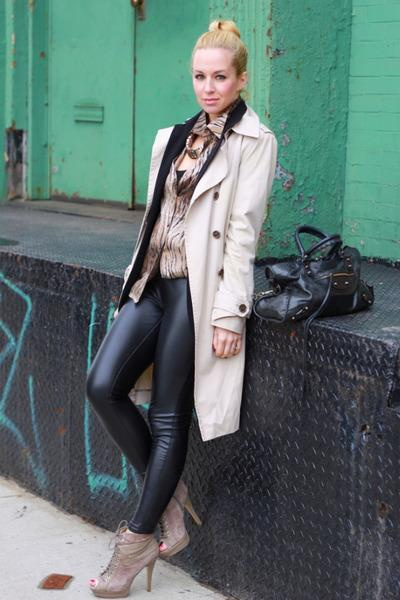
#> input picture MSD/sample_testset/images/00c58d88-53e0-5314-947d-4763004df6df.jpg, 400 x 600 px, given in place of 5f9782a4-58a0-5f0d-b38e-b9a2d4a406b9.jpg, which was not available
$ jupyter execute ORB.ipynb   (shell and % lines are left out)   (older library calls are emulated)
#> lines starting #> are read from the running program, lines starting #| are printed output that depends on the picture; after the words box and inside, x2 and y2 are one past the last pixel; in counts of white or black regions, pixels touching at a corner belong together; long printed decimals are rounded; pictures that were not available may be replaced by others from this repository, and a replacement may not be noted
[cell 1]
import cv2
import matplotlib.pyplot as plt

[cell 2]
plt.rcParams['figure.figsize'] = [20,10]

[cell 3]
# Set the default figure size
plt.rcParams['figure.figsize'] = [14.0, 7.0]

# Load the training image
image1 = cv2.imread('./MSD/sample_testset/crops/5f9782a4-58a0-5f0d-b38e-b9a2d4a406b9.jpg')
#> image1 is the input picture: shape (600, 400, 3); mean B, G, R 110, 113.3, 93

# Load the query image
image2 = cv2.imread('./MSD/sample_testset/images/5a3df8d7-e26d-47a1-a467-77c8a19af8b8.jpg')
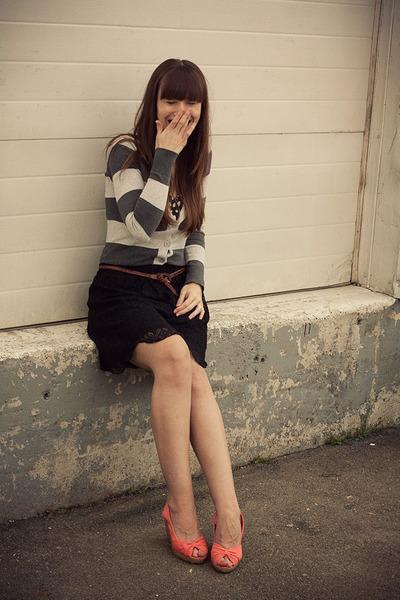
#> input picture MSD/sample_testset/images/5a3df8d7-e26d-47a1-a467-77c8a19af8b8.jpg, 400 x 600 px
#> image2 is the input picture: shape (600, 400, 3); mean B, G, R 107.6, 127.3, 145.1
""
# Convert the training image to RGB
training_image = cv2.cvtColor(image1, cv2.COLOR_BGR2RGB)

# Convert the query image to RGB
query_image = cv2.cvtColor(image2, cv2.COLOR_BGR2RGB)

# Display the images
plt.subplot(121)
plt.imshow(training_image)
plt.title('Training Image')
plt.subplot(122)
plt.imshow(query_image)
plt.title('Query Image')
plt.show()
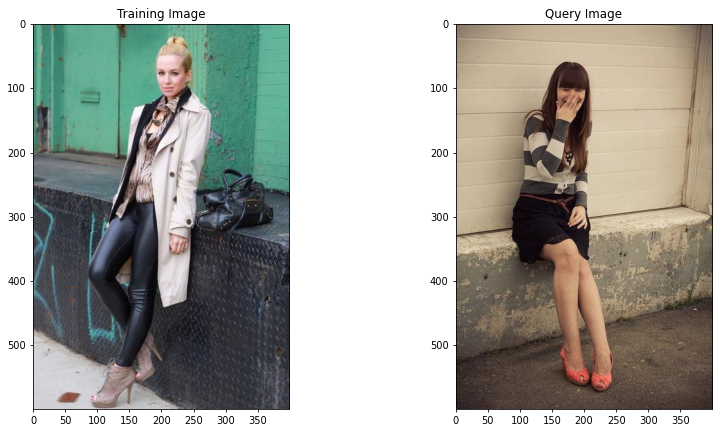
#> figure drawn by matplotlib, 2 panels

[cell 4]
import copy
# Set the default figure size
plt.rcParams['figure.figsize'] = [34.0, 34.0]

# Convert the training image to gray scale
training_gray = cv2.cvtColor(training_image, cv2.COLOR_BGR2GRAY)
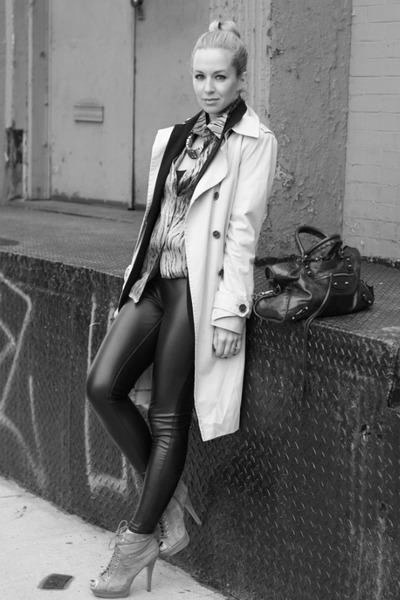
#> training_gray: shape (600, 400); min 0, max 255, mean 110

# Convert the query image to gray scale
query_gray = cv2.cvtColor(query_image, cv2.COLOR_BGR2GRAY)
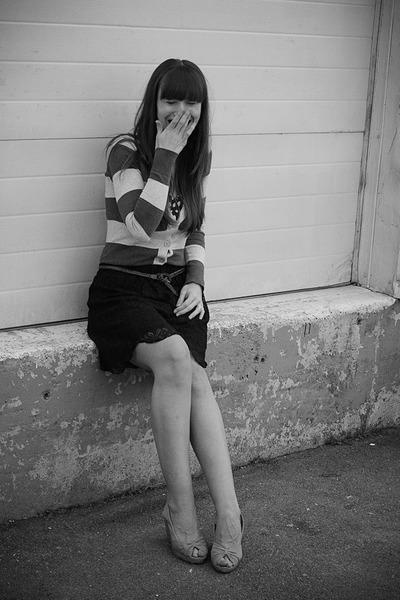
#> query_gray: shape (600, 400); min 0, max 237, mean 123.5

# Set the parameters of the ORB algorithm by specifying the maximum number of keypoints to locate and
# the pyramid decimation ratio
# orb = cv2.SIFT()
# sift = cv2.xfeatures2d.SIFT_create()
orb = cv2.ORB_create(nfeatures=1000, scaleFactor=2)

# Find the keypoints in the gray scale training and query images and compute their ORB descriptor.
# The None parameter is needed to indicate that we are not using a mask in either case.
keypoints_train, descriptors_train = orb.detectAndCompute(training_gray, None)
#> keypoints_train = 854 keypoints; strongest (x, y, size): (206, 438, 62), (204, 440, 31), (207, 123, 31), (209, 125, 31)
keypoints_query, descriptors_query = orb.detectAndCompute(query_gray, None)
#> keypoints_query = 828 keypoints; strongest (x, y, size): (206, 299, 31), (174, 205, 31), (190, 317, 31), (172, 253, 31)

# Create copies of the query images to draw our keypoints on
query_img_keyp = copy.copy(query_image)

# Draw the keypoints with size and orientation on the copy of the query image
cv2.drawKeypoints(query_image, keypoints_query, query_img_keyp, flags = cv2.DRAW_MATCHES_FLAGS_DRAW_RICH_KEYPOINTS)
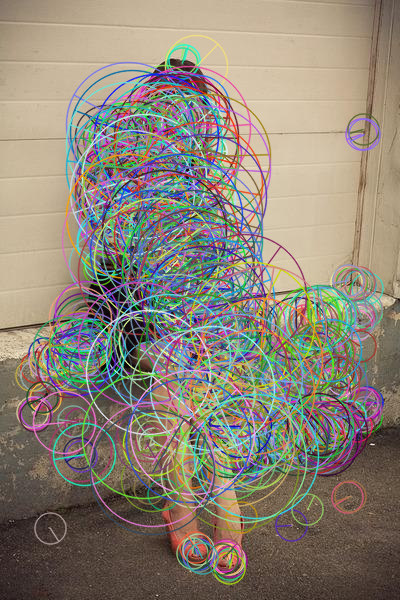
#> query_img_keyp: shape (600, 400, 3); mean R, G, B 141.4, 132.4, 118.7

# Display the query image with the keypoints with size and orientation
plt.title('Keypoints With Size and Orientation', fontsize = 30)
plt.imshow(query_img_keyp)
plt.show()

# Print the number of keypoints detected
print("\nNumber of keypoints Detected: ", len(keypoints_query))
#| Number of keypoints Detected:  828

[cell 5]
# Set the default figure size
plt.rcParams['figure.figsize'] = [34.0, 34.0]

# Create a Brute Force Matcher object. We set crossCheck to True so that the BFMatcher will only return consistent
# pairs. Such technique usually produces best results with minimal number of outliers when there are enough matches.
bf = cv2.BFMatcher(cv2.NORM_HAMMING, crossCheck = True)


matches = bf.match(descriptors_train, descriptors_query)
#> matches = 228 matches

    # The matches with shorter distance are required. So, the matches are sort according to distance
matches = sorted(matches, key = lambda x : x.distance)

# Connect the keypoints in the training image with their best matching keypoints in the query image.
# The best matches correspond to the first elements in the sorted matches list, since they are the ones
# with the shorter distance. We draw the first 85 mathces and use flags = 2 to plot the matching keypoints
# without size or orientation.
result = cv2.drawMatches(training_gray, keypoints_train, query_gray, keypoints_query, matches[:85], query_gray, flags = 2)
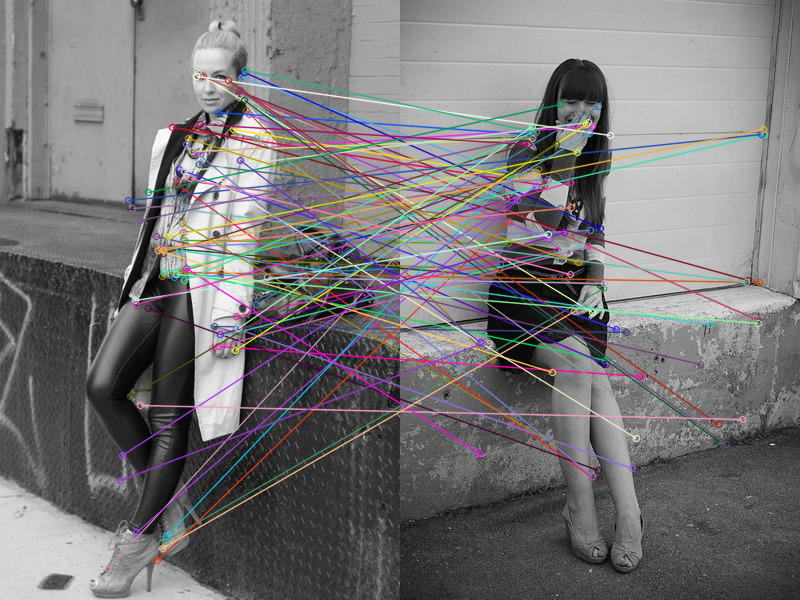
#> result: shape (600, 800, 3); mean of channels 0, 1, 2 118.1, 116.7, 118.8; drawn as B, G, R

# we display the image
plt.title('Best Matching Points', fontsize = 30)
plt.imshow(result)
plt.show()

# Print the number of keypoints detected in the training image
print("Number of Keypoints Detected In The Training Image: ", len(keypoints_train))
#| Number of Keypoints Detected In The Training Image:  854

# Print the number of keypoints detected in the query image
print("Number of Keypoints Detected In The Query Image: ", len(keypoints_query))
#| Number of Keypoints Detected In The Query Image:  828

# Print total number of matching Keypoints between the training and query images
print("\nNumber of Matching Keypoints Between The Training and Query Images: ", len(matches))
#| Number of Matching Keypoints Between The Training and Query Images:  228

[cell 6]
# Initialize lists
list_kp1 = []
list_kp2 = []

# For each match...
c=0
for mat in matches:

    # Get the matching keypoints for each of the images
    img1_idx = mat.queryIdx
    img2_idx = mat.trainIdx

    # x - columns
    # y - rows
    # Get the coordinates
    (x1,y1) = keypoints_query[img2_idx].pt
    (x2,y2) = keypoints_train[img1_idx].pt

    # Append to each list
    list_kp1.append((x1, y1))
    list_kp2.append((x2, y2))
#> this loop made 228 passes
#> (img1_idx, img2_idx, x1, y1, x2, y2) on passes 1 to 3: (75, 225, 106, 199, 239, 97), (459, 418, 149, 239, 249, 114), (600, 813, 240, 376, 218, 346)
#> after the loop, list_kp1 = 228 pairs, first value 32 to 367, second value 96 to 568; list_kp2 = 228 pairs, first value 61 to 346, second value 49 to 568

[cell 7]
print(list_kp1)
#> (printed output is left out)
a =max(list_kp1)
#> a = (367, 402)
b = min(list_kp1)
#> b = (32, 412)
print(a)
#| (367.0, 402.0)
print(b)
#| (32.0, 412.0)
print(abs(a[1]-b[1]))
#| 10.0
print(training_gray.shape)
#| (600, 400)

[cell 8]
import numpy as np

MIN_MATCH_COUNT = 10
if len(matches)>MIN_MATCH_COUNT:

    src_pts = np.float32([ keypoints_train[m.queryIdx].pt for m in matches]).reshape(-1,1,2)
#> src_pts = 228 rows, first 8: [239, 97], [249, 114], [218, 346], [246, 110], [183, 232], [174, 277], [161, 543], [214, 326]
    dst_pts = np.float32([ keypoints_query[m.trainIdx].pt for m in matches ]).reshape(-1,1,2)
#> dst_pts = 228 rows, first 8: [106, 199], [149, 239], [240, 376], [92, 360], [106, 182], [100, 264], [203, 288], [226, 332]
    x_max, y_max = np.max(np.max(dst_pts, axis=1), axis=0)
#> x_max = 367; y_max = 568
    x_min, y_min = np.min(np.min(dst_pts, axis=1), axis=0)
#> x_min = 32; y_min = 96

    M, mask = cv2.findHomography(src_pts, dst_pts, cv2.RANSAC,5.0)
#> M = [[-0.753, -0.23, 184.9], [-1.26, -0.4, 312.2], [-0.00403, -0.00129, 1]]; mask = 228 values, max 1 at index 84, min 0 at index 0, mean 0.00439
    matchesMask = mask.ravel().tolist()
#> matchesMask has the same summary as mask
    print(x_max,x_min, y_max, y_min)
#| 367.0 32.0 568.0 96.0

    h,w = training_gray.shape
#> h = 600; w = 400
    pts = np.float32([ [0,0],[0,h-1],[w-1,h-1],[w-1,0] ]).reshape(-1,1,2)
#> pts = [[0, 0], [0, 599], [399, 599], [399, 0]]
    dst = cv2.perspectiveTransform(pts,M)
#> dst = [[184.9, 312.2], [207, 318.6], [183.5, 311.9], [190, 314]]
# [4 lines of commented-out code are left out]

    print(dst)
#| [[[184.895 312.2061 ]]
#|  [[207.028 318.584]]
#|  [[183.502 311.947]]
#|  [[190.040 314.013]]]
    print(np.int32(dst))
#| [[[184 312]]
#|  [[207 318]]
#|  [[183 311]]
#|  [[190 314]]]
    query_gray = cv2.polylines(query_gray,[np.int32(dst)],True,255,3, cv2.LINE_AA)
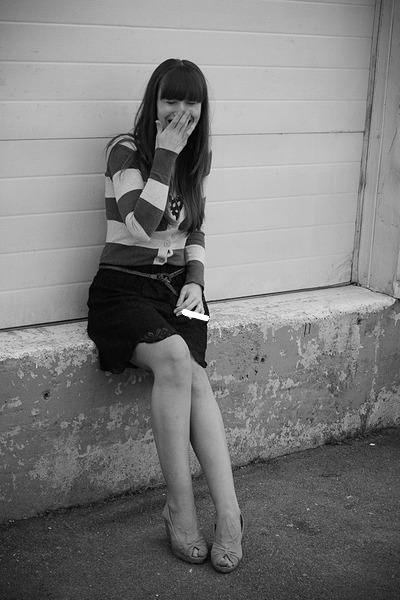
#> query_gray: shape (600, 400); 0.09% of pixels changed, all inside (x1, y1, x2, y2) = (181, 308, 210, 322)
    area = cv2.contourArea(dst)
#> area = 0.988
    print(area, (h*w))
#| 0.9877 240000

else:
    print("Not enough matches are found - %d/%d" % (len(matches),MIN_MATCH_COUNT))
    matchesMask = None

[cell 9]
box = [np.int32(dst)][0].reshape(-1,2)
#> box = [[184, 312], [207, 318], [183, 311], [190, 314]]
for i,j in box:
    if i<0 or j<0:
        print(1)
#> this loop made 4 passes

[cell 10]
plt.imshow(query_gray, cmap='gray')
plt.show()

[cell 11]
box = [np.int32(dst)][0].reshape(-1,2)
type(box)

[cell 12]
x1,y1=box[0]
#> x1 = 184; y1 = 312
x2,y2=box[2]
#> y2 = 311

[cell 13]
print(x1,y1)
#| 184 312
